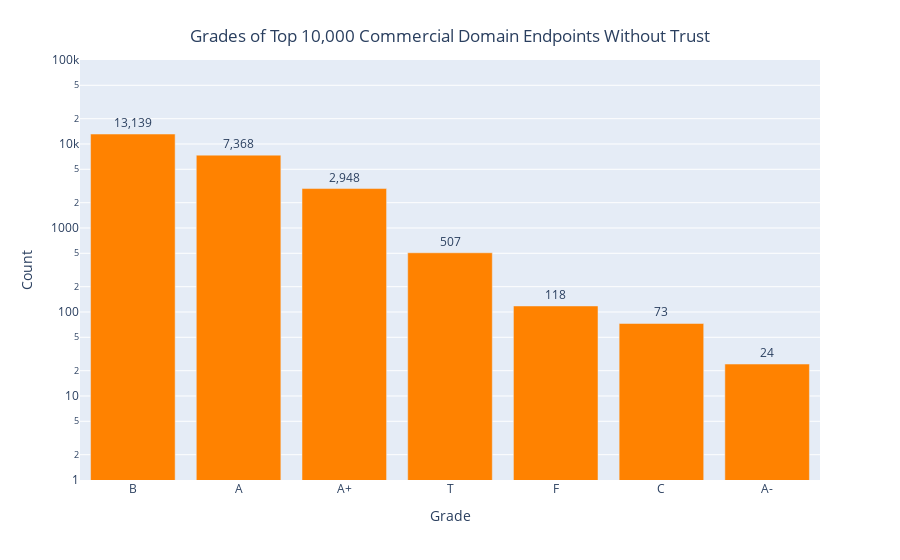

Notebook code for this chart:
### Code cell
# Grades with trust ignored

results = client['tls_data']['endpoints'].aggregate([
    {
        '$lookup': {
            'from': 'websites', 
            'localField': 'domain', 
            'foreignField': 'domain', 
            'as': 'website'
        }
    }, {
        '$unwind': {
            'path': '$website', 
            'preserveNullAndEmptyArrays': True
        }
    }, {
        '$addFields': {
            'rank': '$website.rank'
        }
    }, {
        '$unset': 'website'
    }, {
        '$group': {
            '_id': {
                '$toString': '$grade'
            }, 
            'count': {
                '$sum': 1
            }
        }
    }, {
        '$sort': {
            'count': -1
        }
    }, {
        '$group': {
            '_id': None, 
            'counts': {
                '$push': {
                    'k': '$_id', 
                    'v': '$count'
                }
            }
        }
    }, {
        '$replaceRoot': {
            'newRoot': {
                '$arrayToObject': '$counts'
            }
        }
    }
])

results = [(k, v) for k, v in list(results)[0].items()]
print(results)
df = pd.DataFrame(results, columns=["Grade", "Count"])
fig = px.bar(df, x="Grade", y="Count", log_y=True, range_y=[1, 100000], text="Count")
fig.update_traces(texttemplate='%{text:,}', textposition='outside', marker_color="#FF8200")
fig.update_layout(title={'text': "Grades of Top 10,000 Commercial Domain Endpoints Without Trust", 'xanchor': "center", 'yanchor': 'top', 'x': 0.5})

### Figure 1 — Plotly figure (JSON) as saved in the notebook; plotly's stock layout.template omitted (floating-point values rounded to 4 significant figures)
{"data": [{"alignmentgroup": "True", "hovertemplate": "Grade=%{x}<br>Count=%{text}<extra></extra>", "legendgroup": "", "marker": {"color": "#FF8200", "pattern": {"shape": ""}}, "name": "", "offsetgroup": "", "orientation": "v", "showlegend": false, "text": [13139, 7368, 2948, 507, 118, 73, 24], "textposition": "outside", "texttemplate": "%{text:,}", "type": "bar", "x": ["B", "A", "A+", "T", "F", "C", "A-"], "xaxis": "x", "y": [13139, 7368, 2948, 507, 118, 73, 24], "yaxis": "y"}], "layout": {"barmode": "relative", "legend": {"tracegroupgap": 0}, "margin": {"t": 60}, "title": {"text": "Grades of Top 10,000 Commercial Domain Endpoints Without Trust", "x": 0.5, "xanchor": "center", "yanchor": "top"}, "xaxis": {"anchor": "y", "domain": [0, 1], "title": {"text": "Grade"}}, "yaxis": {"anchor": "x", "domain": [0, 1], "range": [0, 5], "title": {"text": "Count"}, "type": "log"}}}
